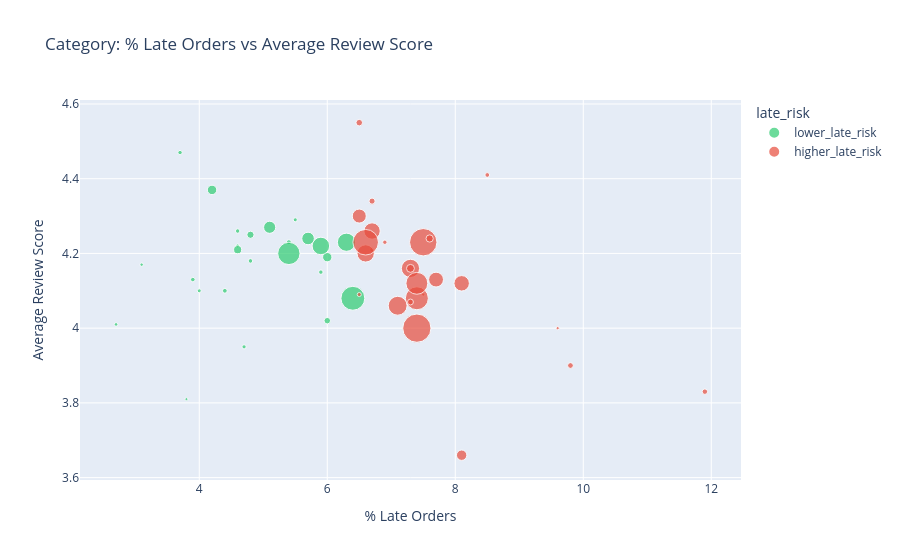

The notebook cell saved with this chart:
### Markdown cell above
#### 4.2.2 Category performance

Identifying which product categories have worst delivery experience and whether that maps to lower scores.

### Code cell
category_delivery = (
    df_analysis
    .groupby('category')
    .agg(
        avg_score=('review_score', 'mean'),
        order_count=('order_id', 'count'),
        pct_late=('is_late', 'mean')
    )
    .reset_index())

# Convert + clean
category_delivery['pct_late'] *= 100
category_delivery = category_delivery[category_delivery['order_count'] >= 100]

#Split at median late rate
late_threshold = category_delivery['pct_late'].median()

category_delivery['late_risk'] = np.where(
    category_delivery['pct_late'] >= late_threshold,
    'higher_late_risk',
    'lower_late_risk'
)

category_delivery['pct_late'] = category_delivery['pct_late'].round(1)
category_delivery['avg_score'] = category_delivery['avg_score'].round(2)

# Plot
fig = px.scatter(
    category_delivery,
    x='pct_late',
    y='avg_score',
    size='order_count',
    hover_name='category',
    hover_data={
        'avg_score': ':.2f',
        'pct_late': ':.1f',
        'order_count': True
    },
    title='Category: % Late Orders vs Average Review Score',
    labels={
        'pct_late': '% Late Orders',
        'avg_score': 'Average Review Score',
        'order_count': 'Order Volume'
    },
    color='late_risk',
    color_discrete_map={
        'higher_late_risk': '#e74c3c',
        'lower_late_risk': '#2ecc71'}
)

fig.update_layout(coloraxis_showscale=False)
fig.show()

top_late = category_delivery.sort_values('pct_late', ascending=False).head(5)

print("Worst-performing categories (high late rate, lower scores):")
print(top_late[['category', 'pct_late', 'avg_score']])

### Figure 1 — Plotly figure (JSON) as saved in the notebook; plotly's stock layout.template omitted (floating-point values rounded to 4 significant figures)
{"data": [{"customdata": [[174], [230], [173], [6336], [974], [181], [149], [3416], [277], [1752], [104], [219], [193], [214], [723], [220], [465], [5516], [228], [995], [251], [1633], [128], [580], [3673]], "hovertemplate": "<b>%{hovertext}</b><br><br>late_risk=lower_late_risk<br>% Late Orders=%{x:.1f}<br>Average Review Score=%{y:.2f}<br>Order Volume=%{customdata[0]}<extra></extra>", "hovertext": ["agro_industry_and_commerce", "air_conditioning", "computers", "computers_accessories", "consoles_games", "construction_tools_garden", "construction_tools_safety", "cool_stuff", "drinks", "fashion_bags_accessories", "fashion_male_clothing", "fashion_shoes", "fixed_telephony", "food_drink", "home_appliances", "home_appliances_2", "home_construction", "housewares", "kitchen_dining_laundry_garden_furniture", "luggage_accessories", "market_place", "pet_shop", "signaling_and_security", "small_appliances", "toys"], "legendgroup": "lower_late_risk", "marker": {"color": "#2ecc71", "size": [174, 230, 173, 6336, 974, 181, 149, 3416, 277, 1752, 104, 219, 193, 214, 723, 220, 465, 5516, 228, 995, 251, 1633, 128, 580, 3673], "sizemode": "area", "sizeref": 22.19, "symbol": "circle"}, "mode": "markers", "name": "lower_late_risk", "orientation": "v", "showlegend": true, "type": "scatter", "x": [4.0, 3.9, 4.6, 6.4, 6.0, 5.5, 2.7, 5.9, 5.4, 5.7, 3.8, 4.6, 4.7, 3.7, 4.6, 5.9, 6.0, 5.4, 4.8, 4.2, 4.4, 5.1, 3.1, 4.8, 6.3], "xaxis": "x", "y": [4.1, 4.13, 4.22, 4.08, 4.19, 4.29, 4.01, 4.22, 4.23, 4.24, 3.81, 4.26, 3.95, 4.47, 4.21, 4.15, 4.02, 4.2, 4.18, 4.37, 4.1, 4.27, 4.17, 4.25, 4.23], "yaxis": "y"}, {"customdata": [[186], [336], [3696], [2651], [8877], [478], [248], [120], [698], [224], [2443], [115], [418], [5864], [385], [3317], [8335], [366], [217], [592], [1200], [2977], [7277], [2190], [3976], [5319]], "hovertemplate": "<b>%{hovertext}</b><br><br>late_risk=higher_late_risk<br>% Late Orders=%{x:.1f}<br>Average Review Score=%{y:.2f}<br>Order Volume=%{customdata[0]}<extra></extra>", "hovertext": ["art", "audio", "auto", "baby", "bed_bath_table", "books_general_interest", "books_technical", "christmas_supplies", "construction_tools_construction", "construction_tools_lights", "electronics", "fashion_underwear_beach", "food", "furniture_decor", "furniture_living_room", "garden_tools", "health_beauty", "home_comfort", "industry_commerce_and_business", "musical_instruments", "office_furniture", "perfumery", "sports_leisure", "stationery", "telephony", "watches_gifts"], "legendgroup": "higher_late_risk", "marker": {"color": "#e74c3c", "size": [186, 336, 3696, 2651, 8877, 478, 248, 120, 698, 224, 2443, 115, 418, 5864, 385, 3317, 8335, 366, 217, 592, 1200, 2977, 7277, 2190, 3976, 5319], "sizemode": "area", "sizeref": 22.19, "symbol": "circle"}, "mode": "markers", "name": "higher_late_risk", "orientation": "v", "showlegend": true, "type": "scatter", "x": [6.5, 11.9, 7.3, 8.1, 7.4, 6.5, 8.5, 7.5, 7.3, 6.7, 7.7, 9.6, 6.7, 7.4, 7.3, 6.6, 7.5, 9.8, 6.9, 7.6, 8.1, 6.7, 6.6, 6.5, 7.1, 7.4], "xaxis": "x", "y": [4.09, 3.83, 4.16, 4.12, 4.0, 4.55, 4.41, 4.09, 4.16, 4.21, 4.13, 4.0, 4.34, 4.08, 4.07, 4.2, 4.23, 3.9, 4.23, 4.24, 3.66, 4.26, 4.23, 4.3, 4.06, 4.12], "yaxis": "y"}], "layout": {"coloraxis": {"showscale": false}, "legend": {"itemsizing": "constant", "title": {"text": "late_risk"}, "tracegroupgap": 0}, "title": {"text": "Category: % Late Orders vs Average Review Score"}, "xaxis": {"anchor": "y", "domain": [0, 1], "title": {"text": "% Late Orders"}}, "yaxis": {"anchor": "x", "domain": [0, 1], "title": {"text": "Average Review Score"}}}}
